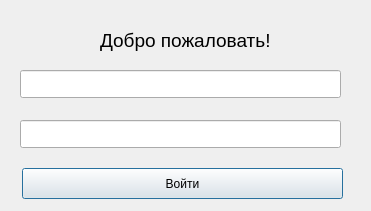
<?xml version="1.0" encoding="UTF-8"?>
<ui version="4.0">
 <class>loginWindow</class>
 <widget class="QDialog" name="loginWindow">
  <property name="enabled">
   <bool>true</bool>
  </property>
  <property name="geometry">
   <rect>
    <x>0</x>
    <y>0</y>
    <width>371</width>
    <height>211</height>
   </rect>
  </property>
  <property name="windowTitle">
   <string>Авторизация в систему</string>
  </property>
  <widget class="QLabel" name="label">
   <property name="geometry">
    <rect>
     <x>100</x>
     <y>10</y>
     <width>351</width>
     <height>61</height>
    </rect>
   </property>
   <property name="font">
    <font>
     <family>Arial</family>
     <pointsize>14</pointsize>
    </font>
   </property>
   <property name="text">
    <string>Добро пожаловать!</string>
   </property>
  </widget>
  <widget class="QLineEdit" name="loginLineEdit">
   <property name="geometry">
    <rect>
     <x>20</x>
     <y>70</y>
     <width>321</width>
     <height>28</height>
    </rect>
   </property>
   <property name="text">
    <string/>
   </property>
  </widget>
  <widget class="QLineEdit" name="passwordLineEdit">
   <property name="geometry">
    <rect>
     <x>20</x>
     <y>120</y>
     <width>321</width>
     <height>28</height>
    </rect>
   </property>
   <property name="text">
    <string/>
   </property>
  </widget>
  <widget class="QPushButton" name="loginButton">
   <property name="geometry">
    <rect>
     <x>22</x>
     <y>168</y>
     <width>321</width>
     <height>31</height>
    </rect>
   </property>
   <property name="text">
    <string>Войти</string>
   </property>
  </widget>
 </widget>
 <resources/>
 <connections/>
</ui>
